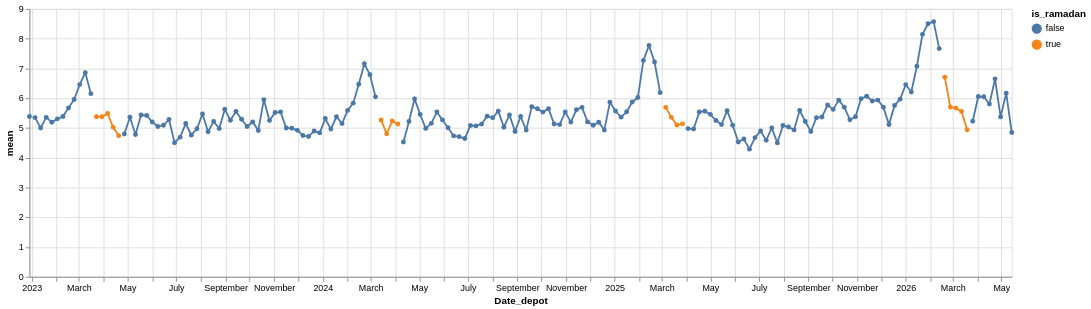

The notebook cell saved with this chart:
### Code cell
df = (
    fields.pipe(lib.aggregate_by_date, "7d", "weight_kg", "Date_depot")
    .with_columns(
        hijri_year=pl.col("Date_depot").map_elements(
            lambda dt: Gregorian.fromdate(dt).to_hijri().year
        ),
        hijri_month=pl.col("Date_depot").map_elements(
            lambda dt: Gregorian.fromdate(dt).to_hijri().month
        ),
    )
    .with_columns(
        is_ramadan=pl.col("hijri_month") == 9,
    )
    .with_columns(
        (pl.col("is_ramadan").ne(pl.col("is_ramadan").shift()).cum_sum()).alias(
            "segment"
        )
    )
)

chart = (
    alt.Chart(df)
    .mark_line(point=True)
    .encode(
        x="Date_depot:T",
        y=alt.Y("mean:Q"),
        color="is_ramadan:N",
        detail="segment:N",
    )
    .properties(width=1100)
)
chart

### Figure 1 — Vega-Lite specification as saved in the notebook (floating-point values rounded to 4 significant figures; data arrays with more than 128 entries replaced by an {"elided": "..."} marker saying what was removed)
{"config": {"view": {"continuousWidth": 300, "continuousHeight": 300}}, "data": {"name": "data-fbdc79a4179dad81f7751dd89cc58f03"}, "mark": {"type": "line", "point": true}, "encoding": {"color": {"field": "is_ramadan", "type": "nominal"}, "detail": {"field": "segment", "type": "nominal"}, "x": {"field": "Date_depot", "type": "temporal"}, "y": {"field": "mean", "type": "quantitative"}}, "width": 1100, "$schema": "https://vega.github.io/schema/vega-lite/v6.4.1.json", "datasets": {"data-fbdc79a4179dad81f7751dd89cc58f03": {"elided": "177 records"}}}
